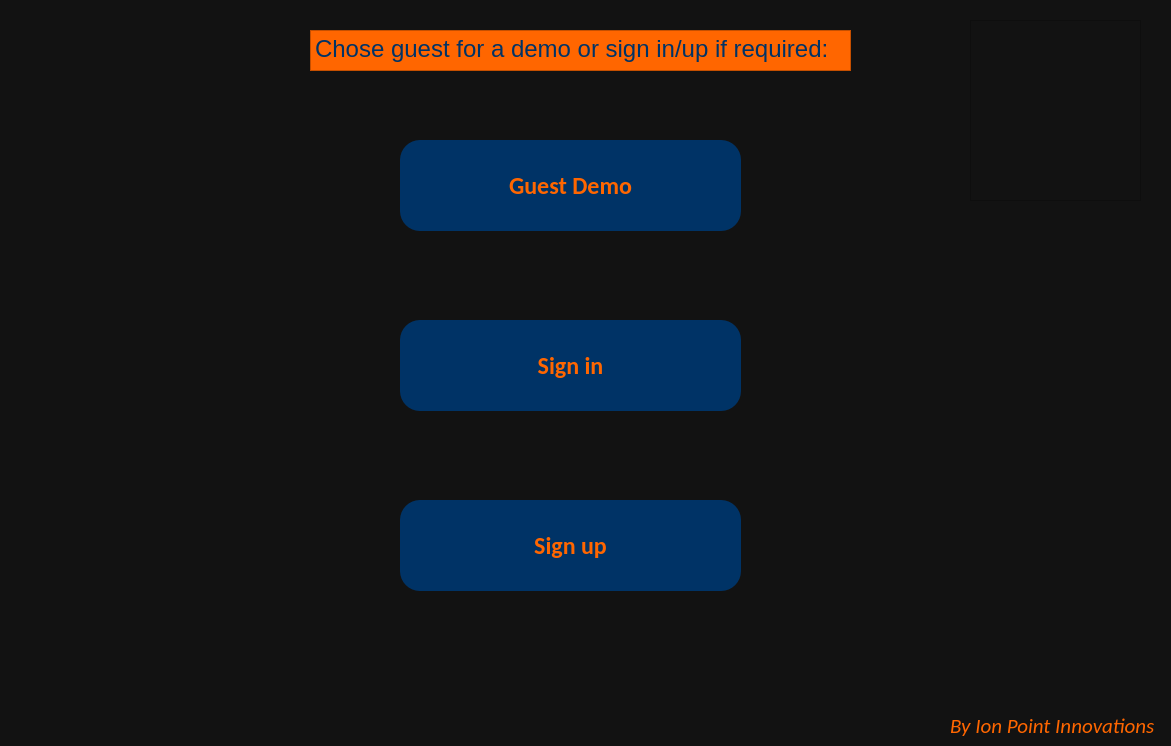
<?xml version="1.0" encoding="UTF-8"?>
<ui version="4.0">
 <class>Dialog</class>
 <widget class="QDialog" name="Dialog">
  <property name="geometry">
   <rect>
    <x>0</x>
    <y>0</y>
    <width>1171</width>
    <height>746</height>
   </rect>
  </property>
  <property name="windowTitle">
   <string>Dialog</string>
  </property>
  <property name="styleSheet">
   <string notr="true">background-color: rgb(18, 18, 18);</string>
  </property>
  <widget class="QLabel" name="lbl_logo">
   <property name="geometry">
    <rect>
     <x>970</x>
     <y>20</y>
     <width>171</width>
     <height>181</height>
    </rect>
   </property>
   <property name="maximumSize">
    <size>
     <width>441</width>
     <height>431</height>
    </size>
   </property>
   <property name="styleSheet">
    <string notr="true">border-image: url(:/newPrefix/Picture3.png);
</string>
   </property>
   <property name="frameShape">
    <enum>QFrame::StyledPanel</enum>
   </property>
   <property name="text">
    <string/>
   </property>
  </widget>
  <widget class="QPushButton" name="btnGuest">
   <property name="geometry">
    <rect>
     <x>400</x>
     <y>140</y>
     <width>341</width>
     <height>91</height>
    </rect>
   </property>
   <property name="font">
    <font>
     <family>Calibri</family>
     <pointsize>18</pointsize>
     <weight>75</weight>
     <bold>true</bold>
    </font>
   </property>
   <property name="styleSheet">
    <string notr="true">background-color: rgb(0, 51, 102);
border-top-left-radius :20px;
border-top-right-radius : 20px; 
border-bottom-left-radius : 20px; 
border-bottom-right-radius : 20px;
color:#FF6600;</string>
   </property>
   <property name="text">
    <string>Guest Demo</string>
   </property>
  </widget>
  <widget class="QLabel" name="lbl_manu">
   <property name="geometry">
    <rect>
     <x>950</x>
     <y>710</y>
     <width>221</width>
     <height>31</height>
    </rect>
   </property>
   <property name="font">
    <font>
     <family>Calibri</family>
     <pointsize>16</pointsize>
     <italic>true</italic>
    </font>
   </property>
   <property name="styleSheet">
    <string notr="true">color: rgb(255, 102, 0);
</string>
   </property>
   <property name="text">
    <string>By Ion Point Innovations</string>
   </property>
  </widget>
  <widget class="QTextBrowser" name="txtTitle">
   <property name="geometry">
    <rect>
     <x>310</x>
     <y>30</y>
     <width>541</width>
     <height>41</height>
    </rect>
   </property>
   <property name="font">
    <font>
     <pointsize>18</pointsize>
    </font>
   </property>
   <property name="styleSheet">
    <string notr="true">background-color: rgb(255, 102, 0);
color: rgb(0, 51, 102);
</string>
   </property>
   <property name="html">
    <string>&lt;!DOCTYPE HTML PUBLIC &quot;-//W3C//DTD HTML 4.0//EN&quot; &quot;http://www.w3.org/TR/REC-html40/strict.dtd&quot;&gt;
&lt;html&gt;&lt;head&gt;&lt;meta name=&quot;qrichtext&quot; content=&quot;1&quot; /&gt;&lt;style type=&quot;text/css&quot;&gt;
p, li { white-space: pre-wrap; }
&lt;/style&gt;&lt;/head&gt;&lt;body style=&quot; font-family:'MS Shell Dlg 2'; font-size:18pt; font-weight:400; font-style:normal;&quot;&gt;
&lt;p style=&quot; margin-top:0px; margin-bottom:0px; margin-left:0px; margin-right:0px; -qt-block-indent:0; text-indent:0px;&quot;&gt;Chose guest for a demo or sign in/up if required:&lt;/p&gt;&lt;/body&gt;&lt;/html&gt;</string>
   </property>
  </widget>
  <widget class="QPushButton" name="btnSignin">
   <property name="geometry">
    <rect>
     <x>400</x>
     <y>320</y>
     <width>341</width>
     <height>91</height>
    </rect>
   </property>
   <property name="font">
    <font>
     <family>Calibri</family>
     <pointsize>18</pointsize>
     <weight>75</weight>
     <bold>true</bold>
    </font>
   </property>
   <property name="styleSheet">
    <string notr="true">background-color: rgb(0, 51, 102);
border-top-left-radius :20px;
border-top-right-radius : 20px; 
border-bottom-left-radius : 20px; 
border-bottom-right-radius : 20px;
color:#FF6600;</string>
   </property>
   <property name="text">
    <string>Sign in</string>
   </property>
  </widget>
  <widget class="QPushButton" name="btnSignup">
   <property name="geometry">
    <rect>
     <x>400</x>
     <y>500</y>
     <width>341</width>
     <height>91</height>
    </rect>
   </property>
   <property name="font">
    <font>
     <family>Calibri</family>
     <pointsize>18</pointsize>
     <weight>75</weight>
     <bold>true</bold>
    </font>
   </property>
   <property name="styleSheet">
    <string notr="true">background-color: rgb(0, 51, 102);
border-top-left-radius :20px;
border-top-right-radius : 20px; 
border-bottom-left-radius : 20px; 
border-bottom-right-radius : 20px;
color:#FF6600;</string>
   </property>
   <property name="text">
    <string>Sign up</string>
   </property>
  </widget>
 </widget>
 <resources>
  <include location="D:/Pictures/Camera Roll/zcz.qrc"/>
 </resources>
 <connections/>
</ui>
